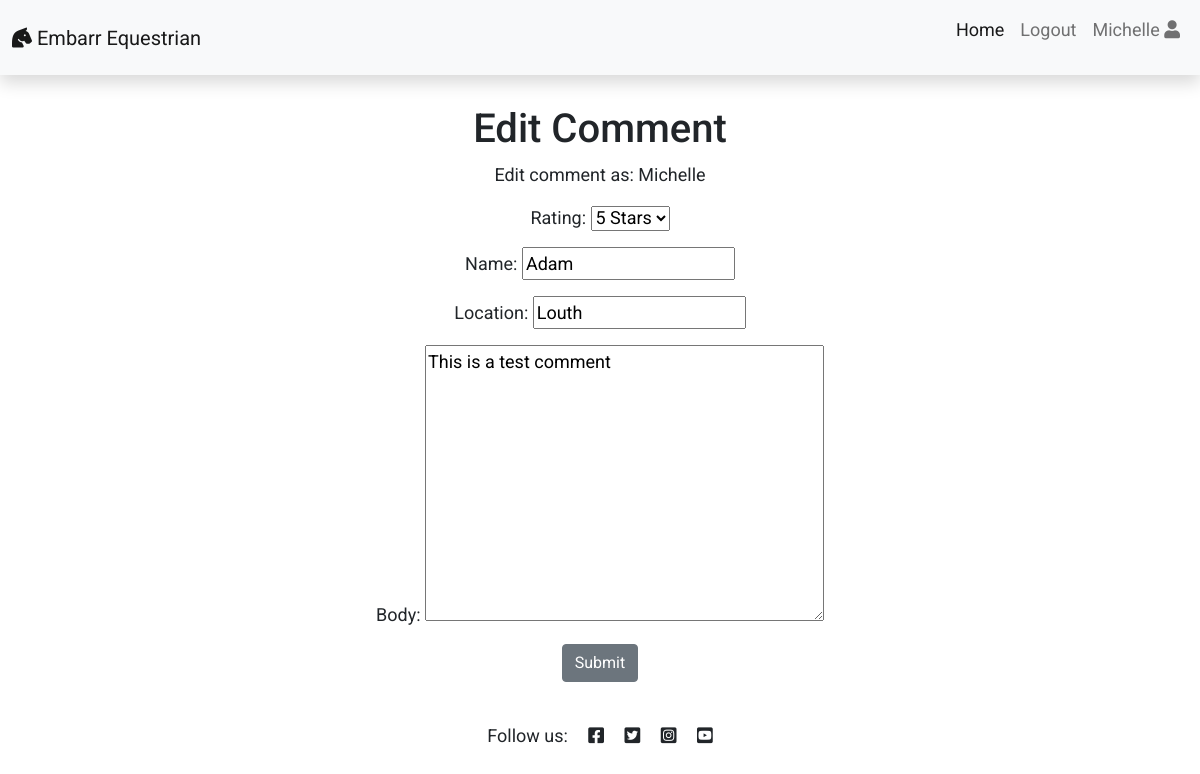
The app's page /edit_comment/11 (signed in) with its own data.
### Reviews/models.py (models this page shows, shortened)
class Comment(models.Model):
    RATING_CHOICES = (
        (1, '1 Star'),
        (2, '2 Stars'),
        (3, '3 Stars'),
        (4, '4 Stars'),
        (5, '5 Stars'),
    )
    post = models.ForeignKey(Post, on_delete=models.CASCADE, related_name='comments')
    name = models.CharField(max_length=80)
    location = models.CharField(max_length=80, default='e.g Dublin')
    email = models.EmailField()
    body = models.TextField()
    rating = models.IntegerField(choices=RATING_CHOICES, default='5 stars')
    created_on = models.DateTimeField(auto_now_add=True)
    approved = models.BooleanField(default=False)
    active = models.BooleanField(default=False)
    class Meta:
        ordering = ['created_on']

### Reviews/views.py (the view)
# urls.py: path('edit_comment/<int:pk>', views.EditComment.as_view(),
class EditComment(LoginRequiredMixin, SuccessMessageMixin, UpdateView):
    model = Comment
    template_name = 'edit_comment.html'
    form_class = CommentForm
    success_message = 'Your comment was updated'

### Reviews/forms.py
class CommentForm(forms.ModelForm):
    class Meta:
        model = Comment
        fields = ('rating', 'name', 'location', 'body')

### templates/edit_comment.html (shortened to what this page needs)
{% extends 'base.html' %}
{% load static %}
{% block content %}
    <div class="edit-comments container box-shadow">
        <div class="row">
            <div class="col-12 text-center">
                <h1 class="title">Edit Comment</h1>
                <p>Edit comment as: {{ user.username | slice:":10" }}</p>
                <form method="post" enctype="multipart/form-data">
                    {{ form.as_p }}
                    <button class="btn btn-secondary right mb-4" type="submit" value="Save">Submit</button>
                </form>
            </div>
        </div>
    </div>
    {% endblock content %}

### templates/base.html (shortened to what this page needs)
{% load static %}
<!DOCTYPE html>
<html>
    <head>
        <link rel="stylesheet" href="https://cdnjs.cloudflare.com/ajax/libs/font-awesome/5.15.3/css/all.min.css">
        <link href="https://cdn.jsdelivr.net/npm/bootstrap@5.0.1/dist/css/bootstrap.min.css" rel="stylesheet"
>
        <link rel="stylesheet" href="{% static 'css/style.css' %}">
    </head>
    <body>
        <nav class="navbar navbar-expand-lg navbar-light bg-light shadow">
            <div class="container-fluid">
                <a class="navbar-brand" href="{% url 'home' %}"><i class="fas fa-horse-head"></i> Embarr Equestrian</a>
                <div class="collapse navbar-collapse justify-content-end" id="navbarResponsive">
                    <ul class="navbar-nav">
                        <li class="nav-item text-black">
                            <a class="nav-link active text-black font-weight-bold" href="{% url 'home' %}">Home</a>
                        </li>
                        {% if user.is_authenticated %}
                        <li class="nav-item text-black">
                            <a class="nav-link text-black font-weight-bold" href="{% url 'account_logout' %}">Logout</a>
                        </li>
                        <li class="nav-item text-black">
                            <a class="nav-link text-black font-weight-bold" href="{% url 'profile' %}">
                            <p>{{ user.username | slice:":10" }} <i class="fa fa-user" aria-hidden="true"></i></p></a></li>
                        {% endif %}
                    </ul>
                </div>
            </div>
        </nav>
        {% block content %}{% endblock content %}
        <footer class="py-3 bg-grey">
            <p class="m-0 text-center text-grey">Follow us:
                <i class="fab fa-facebook-square ms-3"></i>
                <i class="fab fa-twitter-square ms-3"></i>
                <i class="fab fa-instagram-square ms-3"></i>
                <i class="fab fa-youtube-square ms-3"></i></p>
            </footer>
        </body>
    </html>

### static/css/style.css (style rules this page uses)
body { font-family: "Roboto", sans-serif; font-size: 18px; background-color:#fff; }
.row { margin-top: 15px; }
.shadow { box-shadow: 0 4px 2px -2px rgba(0, 0, 0, 0.1); }

### records on screen
Comment: rating "5 Stars", name "Adam", location "Louth", body "This is a test comment"

### other values on screen
{{ user.username | slice:":10" }} "Michelle"
